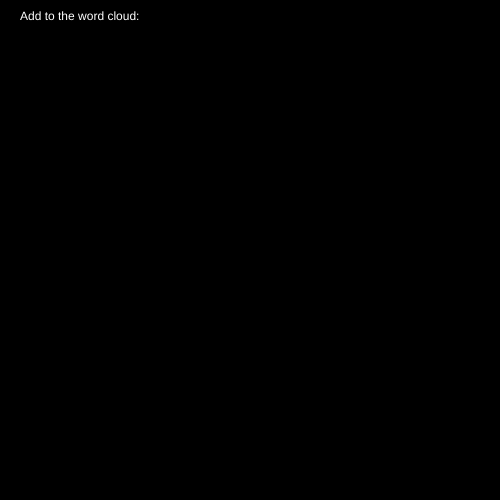
Frame 1 (no input)
Frame 60 (no input): identical to frame 1, image omitted
Frame 120 (the mouse pressed at the canvas centre since frame 60): identical to frame 1, image omitted

The p5.js sketch that drew this single still picture (run headless with seeded random() and noise() and a simulated clock; from frame 60 on, the mouse is pressed at the canvas centre):

// p5.js sketch
// ── sketch.js
var wordCloud;
var wordPositionsX;
var wordPositionsY;
var currentWord;

function setup()
{
    createCanvas(500,500);
    wordCloud = [];
    wordPositionsX = [];
    wordPositionsY = [];
    
    currentWord = "";
}

function draw()
{

    background(0);
    fill(255);
    
    text("Add to the word cloud: " + currentWord, 20,20);
    
    for(var i = 0; i < wordCloud.length; i++)
    {
        text(wordCloud[i], wordPositionsX[i], wordPositionsY[i]); 
        wordPositionsX[i] += random(-1,1);
        wordPositionsY[i] += random(-1,1);
    }
    
}

function keyPressed()
{
    //console.log(keyCode,key); //DELETE = 8, RETURN = 13
    
    if(keyCode == 8)
    {
        currentWord = currentWord.substr(0,currentWord.length -1);
    }
    else if(keyCode == 13)
    {
        wordCloud.push(currentWord);
        wordPositionsX.push(random(width/4, width *3/4));
        wordPositionsY.push(random(height/4, height *3/4));
        currentWord = "";
    }
    else
    {
        currentWord += key;
    }
    
    
    
}
